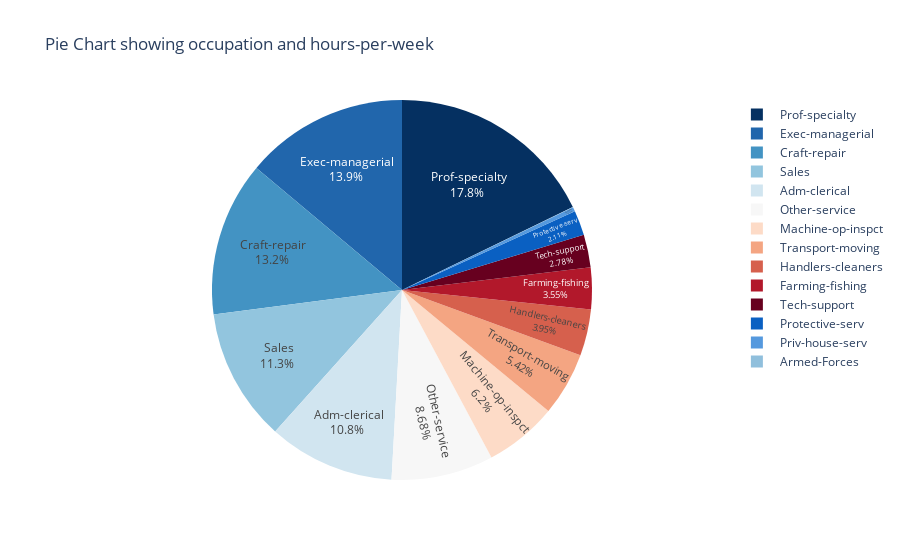

Notebook source saved alongside this figure:
### Code cell
fig=px.pie(df,values='hours-per-week',names='occupation',color_discrete_sequence=px.colors.sequential.RdBu_r,title='Pie Chart showing occupation and hours-per-week')
fig.update_traces(textposition='inside',textinfo='percent+label')
fig.show()

### Figure 1 — Plotly figure (JSON) as saved in the notebook; plotly's stock layout.template omitted (floating-point values rounded to 4 significant figures; data arrays with more than 128 entries replaced by an {"elided": "..."} marker saying what was removed)
{"data": [{"domain": {"x": [0, 1], "y": [0, 1]}, "hovertemplate": "occupation=%{label}<br>hours-per-week=%{value}<extra></extra>", "labels": {"elided": "32561 str values"}, "legendgroup": "", "name": "", "showlegend": true, "textinfo": "percent+label", "textposition": "inside", "type": "pie", "values": {"elided": "32561 int values"}}], "layout": {"legend": {"tracegroupgap": 0}, "piecolorway": ["rgb(5,48,97)", "rgb(33,102,172)", "rgb(67,147,195)", "rgb(146,197,222)", "rgb(209,229,240)", "rgb(247,247,247)", "rgb(253,219,199)", "rgb(244,165,130)", "rgb(214,96,77)", "rgb(178,24,43)", "rgb(103,0,31)"], "title": {"text": "Pie Chart showing occupation and hours-per-week"}}}
